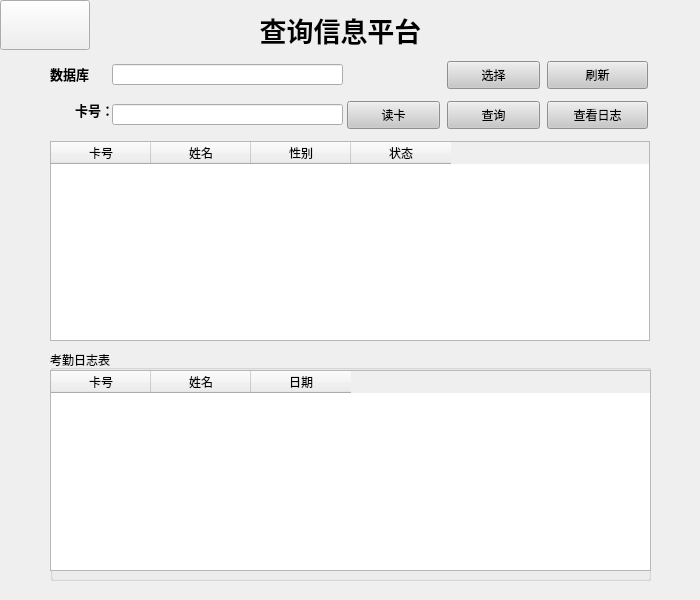
<?xml version="1.0" encoding="UTF-8"?>
<ui version="4.0">
 <class>SearchCard</class>
 <widget class="QWidget" name="SearchCard">
  <property name="windowModality">
   <enum>Qt::NonModal</enum>
  </property>
  <property name="geometry">
   <rect>
    <x>0</x>
    <y>0</y>
    <width>700</width>
    <height>600</height>
   </rect>
  </property>
  <property name="minimumSize">
   <size>
    <width>700</width>
    <height>600</height>
   </size>
  </property>
  <property name="maximumSize">
   <size>
    <width>700</width>
    <height>600</height>
   </size>
  </property>
  <property name="contextMenuPolicy">
   <enum>Qt::NoContextMenu</enum>
  </property>
  <property name="windowTitle">
   <string>SearchCard</string>
  </property>
  <property name="layoutDirection">
   <enum>Qt::LeftToRight</enum>
  </property>
  <widget class="QLabel" name="lb_searchtitle">
   <property name="geometry">
    <rect>
     <x>230</x>
     <y>10</y>
     <width>221</width>
     <height>41</height>
    </rect>
   </property>
   <property name="text">
    <string>&lt;html&gt;&lt;head/&gt;&lt;body&gt;&lt;p align=&quot;center&quot;&gt;&lt;span style=&quot; font-size:20pt; font-weight:600;&quot;&gt;查询信息平台&lt;/span&gt;&lt;/p&gt;&lt;/body&gt;&lt;/html&gt;</string>
   </property>
  </widget>
  <widget class="QPushButton" name="pbn_back">
   <property name="geometry">
    <rect>
     <x>0</x>
     <y>0</y>
     <width>90</width>
     <height>50</height>
    </rect>
   </property>
   <property name="styleSheet">
    <string notr="true">border-image: url(:/Images/back.png);</string>
   </property>
   <property name="text">
    <string/>
   </property>
  </widget>
  <widget class="QGroupBox" name="groupBox_2">
   <property name="geometry">
    <rect>
     <x>50</x>
     <y>350</y>
     <width>601</width>
     <height>231</height>
    </rect>
   </property>
   <property name="title">
    <string>考勤日志表</string>
   </property>
   <widget class="QTableWidget" name="logTable">
    <property name="geometry">
     <rect>
      <x>0</x>
      <y>20</y>
      <width>601</width>
      <height>201</height>
     </rect>
    </property>
    <property name="editTriggers">
     <set>QAbstractItemView::NoEditTriggers</set>
    </property>
    <property name="selectionBehavior">
     <enum>QAbstractItemView::SelectRows</enum>
    </property>
    <column>
     <property name="text">
      <string>卡号</string>
     </property>
    </column>
    <column>
     <property name="text">
      <string>姓名</string>
     </property>
    </column>
    <column>
     <property name="text">
      <string>日期</string>
     </property>
    </column>
   </widget>
  </widget>
  <widget class="QTableWidget" name="employee_table">
   <property name="geometry">
    <rect>
     <x>50</x>
     <y>141</y>
     <width>600</width>
     <height>200</height>
    </rect>
   </property>
   <property name="minimumSize">
    <size>
     <width>600</width>
     <height>200</height>
    </size>
   </property>
   <property name="maximumSize">
    <size>
     <width>600</width>
     <height>200</height>
    </size>
   </property>
   <property name="editTriggers">
    <set>QAbstractItemView::NoEditTriggers</set>
   </property>
   <property name="selectionMode">
    <enum>QAbstractItemView::SingleSelection</enum>
   </property>
   <property name="selectionBehavior">
    <enum>QAbstractItemView::SelectRows</enum>
   </property>
   <column>
    <property name="text">
     <string>卡号</string>
    </property>
   </column>
   <column>
    <property name="text">
     <string>姓名</string>
    </property>
   </column>
   <column>
    <property name="text">
     <string>性别</string>
    </property>
   </column>
   <column>
    <property name="text">
     <string>状态</string>
    </property>
   </column>
  </widget>
  <widget class="QLabel" name="label">
   <property name="geometry">
    <rect>
     <x>0</x>
     <y>0</y>
     <width>701</width>
     <height>650</height>
    </rect>
   </property>
   <property name="styleSheet">
    <string notr="true">border-image: url(:/Images/bg2.jpg);</string>
   </property>
   <property name="text">
    <string/>
   </property>
  </widget>
  <widget class="QLabel" name="lb_cardID">
   <property name="geometry">
    <rect>
     <x>60</x>
     <y>100</y>
     <width>54</width>
     <height>19</height>
    </rect>
   </property>
   <property name="text">
    <string>&lt;html&gt;&lt;head/&gt;&lt;body&gt;&lt;p align=&quot;right&quot;&gt;&lt;span style=&quot; font-size:10pt; font-weight:600;&quot;&gt;卡号：&lt;/span&gt;&lt;/p&gt;&lt;/body&gt;&lt;/html&gt;</string>
   </property>
  </widget>
  <widget class="QPushButton" name="pbn_searchLog">
   <property name="geometry">
    <rect>
     <x>547</x>
     <y>101</y>
     <width>101</width>
     <height>28</height>
    </rect>
   </property>
   <property name="styleSheet">
    <string notr="true">background-color: rgb(200, 200, 200);</string>
   </property>
   <property name="text">
    <string>查看日志</string>
   </property>
  </widget>
  <widget class="QPushButton" name="btn_dbselect">
   <property name="geometry">
    <rect>
     <x>447</x>
     <y>61</y>
     <width>93</width>
     <height>28</height>
    </rect>
   </property>
   <property name="styleSheet">
    <string notr="true">background-color: rgb(200, 200, 200);</string>
   </property>
   <property name="text">
    <string>选择</string>
   </property>
  </widget>
  <widget class="QPushButton" name="btn_dbrefresh">
   <property name="geometry">
    <rect>
     <x>547</x>
     <y>61</y>
     <width>101</width>
     <height>28</height>
    </rect>
   </property>
   <property name="styleSheet">
    <string notr="true">background-color: rgb(200, 200, 200);</string>
   </property>
   <property name="text">
    <string>刷新</string>
   </property>
  </widget>
  <widget class="QLineEdit" name="ted_showNumber">
   <property name="geometry">
    <rect>
     <x>112</x>
     <y>104</y>
     <width>231</width>
     <height>21</height>
    </rect>
   </property>
  </widget>
  <widget class="QLineEdit" name="ted_dbpath">
   <property name="geometry">
    <rect>
     <x>112</x>
     <y>64</y>
     <width>231</width>
     <height>21</height>
    </rect>
   </property>
   <property name="readOnly">
    <bool>true</bool>
   </property>
  </widget>
  <widget class="QLabel" name="lb_db">
   <property name="geometry">
    <rect>
     <x>50</x>
     <y>59</y>
     <width>71</width>
     <height>31</height>
    </rect>
   </property>
   <property name="text">
    <string>&lt;html&gt;&lt;head/&gt;&lt;body&gt;&lt;p&gt;&lt;span style=&quot; font-size:10pt; font-weight:600;&quot;&gt;数据库&lt;/span&gt;&lt;/p&gt;&lt;/body&gt;&lt;/html&gt;</string>
   </property>
  </widget>
  <widget class="QPushButton" name="pbn_handsearch">
   <property name="geometry">
    <rect>
     <x>447</x>
     <y>101</y>
     <width>93</width>
     <height>28</height>
    </rect>
   </property>
   <property name="styleSheet">
    <string notr="true">background-color: rgb(200, 200, 200);</string>
   </property>
   <property name="text">
    <string>查询</string>
   </property>
  </widget>
  <widget class="QPushButton" name="pbn_search">
   <property name="geometry">
    <rect>
     <x>347</x>
     <y>101</y>
     <width>93</width>
     <height>28</height>
    </rect>
   </property>
   <property name="styleSheet">
    <string notr="true">background-color: rgb(200, 200, 200);</string>
   </property>
   <property name="text">
    <string>读卡</string>
   </property>
  </widget>
  <zorder>label</zorder>
  <zorder>layoutWidget</zorder>
  <zorder>layoutWidget</zorder>
  <zorder>lb_cardID</zorder>
  <zorder>pbn_searchLog</zorder>
  <zorder>lb_searchtitle</zorder>
  <zorder>groupBox_2</zorder>
  <zorder>btn_dbselect</zorder>
  <zorder>btn_dbrefresh</zorder>
  <zorder>employee_table</zorder>
  <zorder>ted_showNumber</zorder>
  <zorder>pbn_back</zorder>
  <zorder>ted_dbpath</zorder>
  <zorder>lb_db</zorder>
  <zorder>pbn_handsearch</zorder>
  <zorder>pbn_search</zorder>
 </widget>
 <layoutdefault spacing="6" margin="11"/>
 <resources/>
 <connections/>
</ui>
